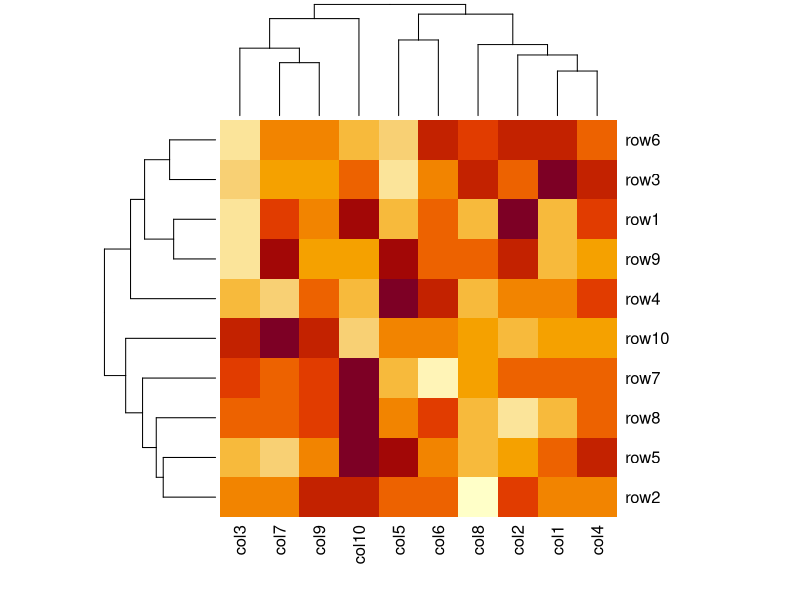
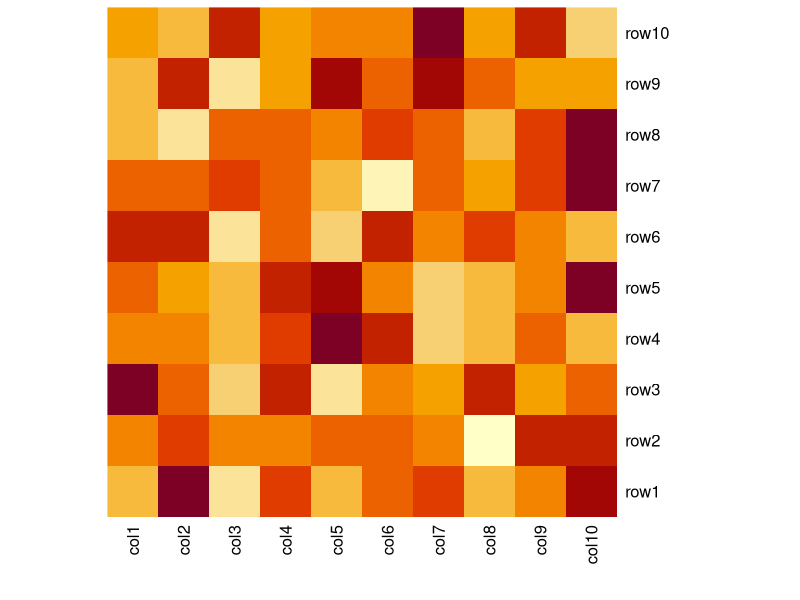
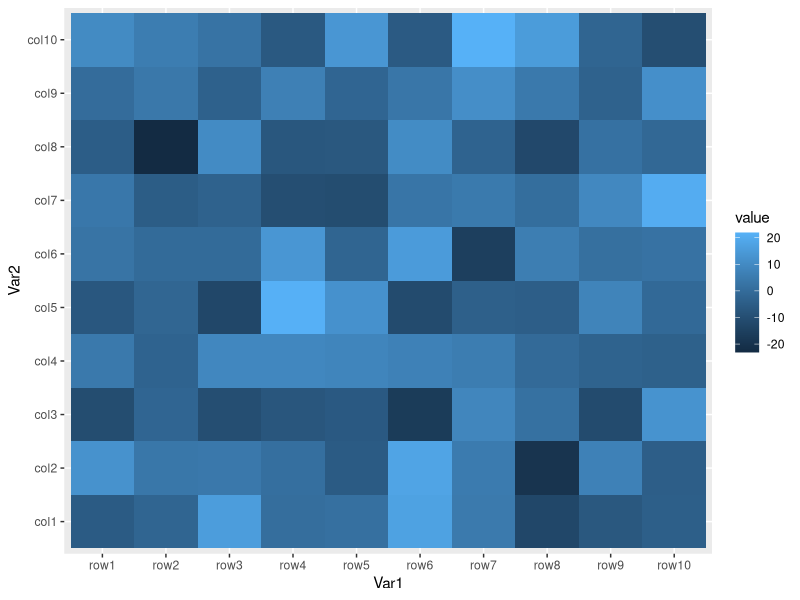
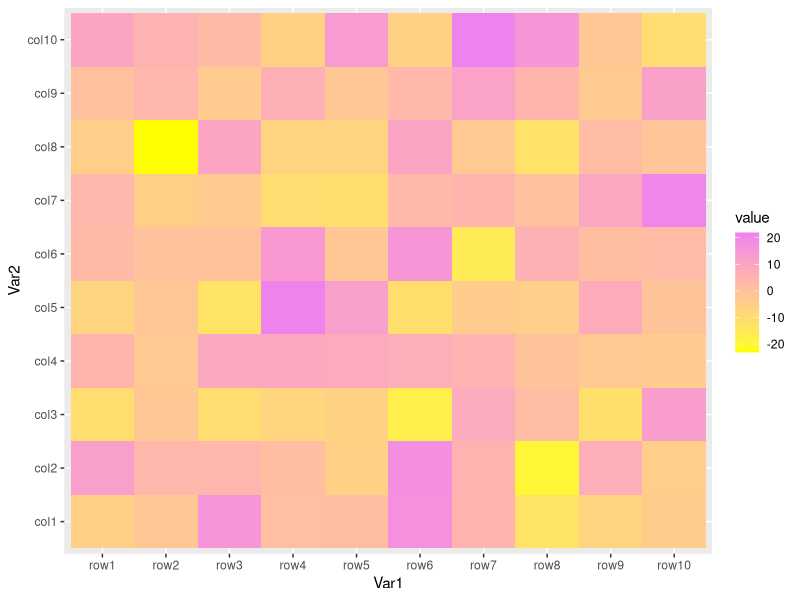

Generate these figures, in order, with R:
set.seed(123)                                                     # Set seed for reproducibility
data <- matrix(rnorm(100, 0, 10), nrow = 10, ncol = 10)           # Create example data
colnames(data) <- paste0("col", 1:10)                             # Column names
rownames(data) <- paste0("row", 1:10)
### Our data contains ten columns and ten rows with normally distributed random values.

###############   1.WAY OF CREATING Heatmap with heatmap() function ##############
heatmap(data)   

###  You get a heat map with Dendograms 
heatmap(data, Rowv = NA, Colv = NA)  
### " Rowv argument determines if and how the row dendrogram should be computed and reordered"
####  " Similarly Colv determines the column dendrogram 


####  " Furthermore, we can modify the colors of the heatmap by specifying our own color range with the colorRampPalette function.
my_colors <- colorRampPalette(c("cyan", "deeppink3")) 
### my_colors is a color range from cyan to deep pink


##############   2. WAY OF CREATING Heatmap with ggplot2()

#### we'll work with the "airquality" dataset that is built into R

names(airquality) <- tolower(names(airquality))
head(airquality)   

####     Installing "reshape2" library
install.packages("reshape2")
library(reshape2)

data_melt <- melt(data)  
###    By default, melt has assumed that all columns with numeric values are variables with values. 

head(data_melt)
# Create heatmap with ggplot2

install.packages("ggplot2")
library(ggplot2)
ggp <- ggplot(data_melt, aes(Var1, Var2)) + geom_tile(aes(fill = value))
ggp    

###3 Change the color 
ggp + scale_fill_gradient(low = "yellow", high = "violet")  
